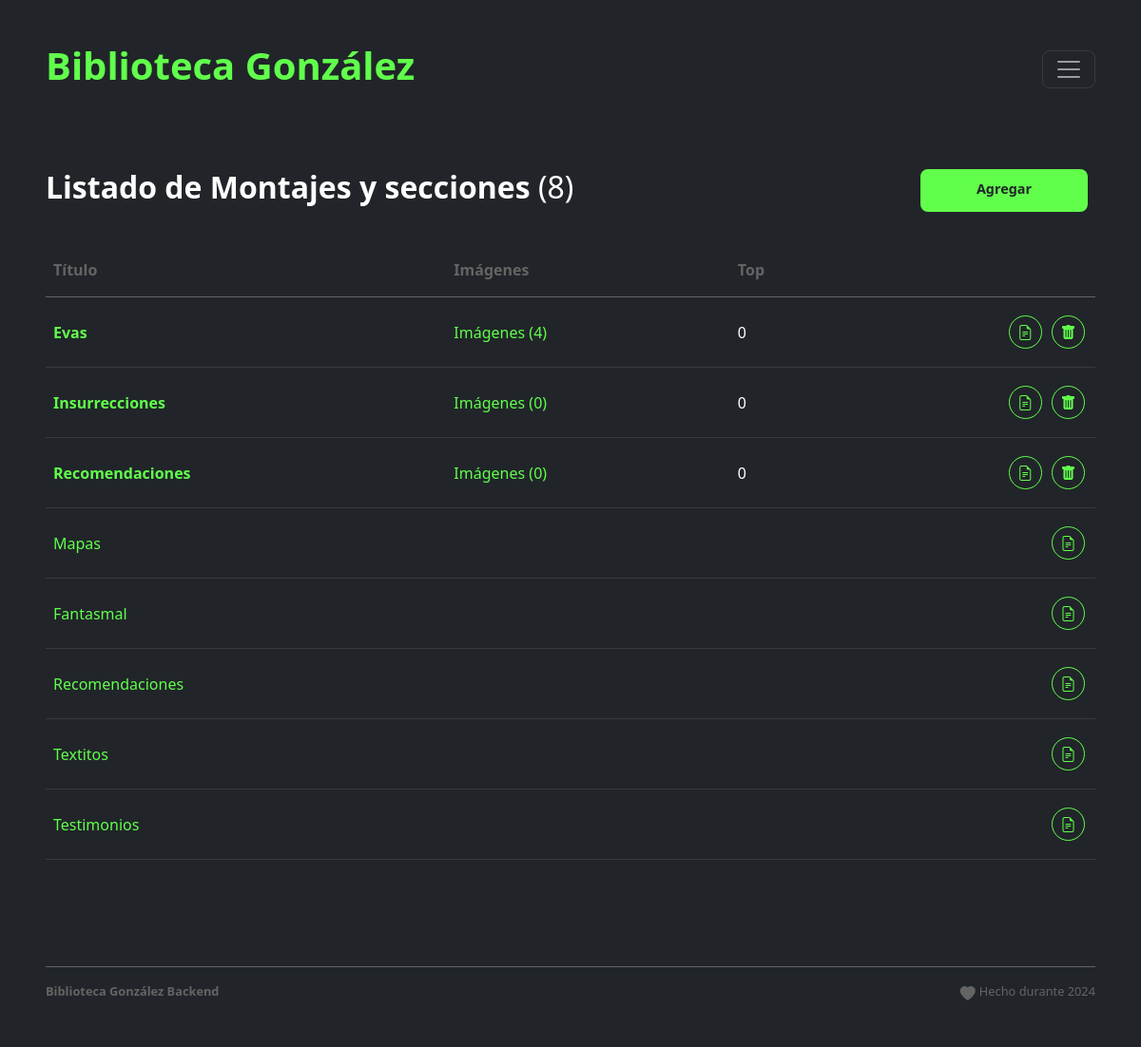
Page /montajes.php (signed in) on the committed database.
### tables this page shows
CREATE TABLE `items` (
  `id` int(10) NOT NULL,
  `type` int(1) DEFAULT NULL,
  `category` varchar(256) NOT NULL,
  `title` varchar(256) DEFAULT NULL,
  `subtitle` varchar(256) NOT NULL,
  `text` text DEFAULT NULL,
  `text2` text NOT NULL,
  `image` varchar(256) DEFAULT NULL,
  `video` varchar(256) NOT NULL,
  `file` varchar(256) NOT NULL,
  `url` varchar(256) NOT NULL,
  `top` int(10) DEFAULT NULL
);

### montajes.php (the view, shortened to what this page needs)
<?php
require_once('./db/connection.php');
$table = "items";
$sec = 6;
if (isset($_GET['add'])) {
  $action = 'Agregar';
  $title_sec = "Agregar Montaje";
} else {
  $title_sec = "Listado de Montajes y secciones";
  $sql = "SELECT * FROM $table WHERE type = $sec ORDER BY top DESC";
  $statement = $pdo->prepare($sql);
  $statement->execute();
  $results = $statement->fetchAll();
  $total = count($results);
}
require("includes/head.php");
?>
<body class="bg-dark">
  <main>
    <?php
    require("includes/header.php");
    if (isset($_GET['mod'])) {
    ?>
      <section class="p-3 p-lg-5 p-md-4 text-white">
        <div class="row mb-5">
          <h2> <strong><?php echo $title_sec ?></strong> </h2>
        </div>
        <form method="POST" name="form" enctype="multipart/form-data">
          <div class="row mb-5">
            <div class="col col-12 mb-3">
              <label class="form-label">Título</label>
              <input type="text" name="title" class="form-control bg-transparent text-white mb-2" value="<?php if (isset($results['title'])) echo ($results['title']) ?>" />
            </div>
            <div class="col col-12 mb-3">
              <label class="form-label">Bajada</label>
              <textarea name="text2" cols="30" rows="3" class="form-control bg-transparent text-white mb-2"><?php if (isset($results['text2'])) echo ($results['text2']) ?></textarea>
            </div>
            <div class="col col-12 mb-3">
              <label class="form-label">Texto</label>
              <div id="wysihtml5-toolbar" style="display: none;" class="mb-3">
                <a data-wysihtml5-command="bold">Bold</a> &bull;
                <a data-wysihtml5-command="italic">Italic</a> &bull;
                <a data-wysihtml5-command="underline">Subrayado</a> &bull;
                <a data-wysihtml5-command="formatInline" data-wysihtml5-command-value="h2">Título 1</a> &bull;
                <a data-wysihtml5-command="formatInline" data-wysihtml5-command-value="h3">Título 2</a>
                <br>
                <a data-wysihtml5-command="insertUnorderedList">Agregar Lista</a>
                &bull;
                <a data-wysihtml5-command="createLink">Agregar Link</a>
                <div data-wysihtml5-dialog="createLink" class="mt-3" style="display: none;">
                  <label class="mr-3 inline">
                    <input data-wysihtml5-dialog-field="href" value="http://" class="text">
                  </label>
                  <a data-wysihtml5-dialog-action="save">Agregar</a> / <a data-wysihtml5-dialog-action="cancel">Cancelar</a>
                </div>
                &bull;
                <a data-wysihtml5-command="insertImage">Agregar imagen</a>
                <div data-wysihtml5-dialog="insertImage" class="mt-3" style="display: none;">
                  <label class="mr-3 inline">
                    <input data-wysihtml5-dialog-field="src" value="http://">
                  </label>
                  <a data-wysihtml5-dialog-action="save">Agregar</a> /
                  <a data-wysihtml5-dialog-action="cancel">Cancelar</a>
                </div>
              </div>
              <textarea name="text" cols="30" id="wysihtml5-textarea" rows="12" class="form-control bg-transparent text-white mb-2"><?php if (isset($results['text'])) echo ($results['text']) ?></textarea>
            </div>
            <div class="col col-12 mb-3">
              <label class="form-label">Imagen</label>
              <input name="userfile1" class="form-control bg-transparent text-white mb-2" type="file">
              <div class="row text-secondary">Recomendado 1280 x 800 px de ancho y alto.</div>
              <?php
              if (isset($results['image'])) if ($results['image']) {
                echo '<a href="./images/' . $results['image'] . '" target="_blank" class="opacity"><img src="./images/' . $results['image'] . '" class="mt-3 img-circle-large mb-3" /></a>';
                echo '<input type="checkbox" name="delete_image" value="1" style="margin-right: .5rem;" class="form-check-input" id="delete_image">';
                echo '<label class="form-check-label" for="delete_image">Eliminar imagen</label>';
              }
              ?>
            </div>
            <div class="col col-12 mb-3">
              <label class="form-label">Top</label>
              <input type="number" name="top" class="form-control bg-transparent text-white mb-2" value="<?php if (isset($results['top'])) echo ($results['top']) ?>" />
              <div class="row text-secondary">Número de prioridad en los resultados.</div>
            </div>
          </div>
          <div class="row">
            <div class="col col-12">
              <button type="button" class="rounded-2 btn btn-primary mybtn" onClick="javascript:document.form.submit();"><?php echo $action ?></button>
              <button type="button" class="rounded-2 btn btn-secondary mybtn mx-2" onClick="javascript:history.back();">Cancelar</button>
            </div>
          </div>
          <input type="hidden" name="form" value="1">
          <input type="hidden" name="action" value="<?php echo $action ?>">
          <input type="hidden" name="id" value="<?php echo $id_select ?>">
        </form>
      </section>
    <?php } else { ?>
      <section class="p-3 p-lg-5 p-md-4 text-white">
        <div class="row mb-4">
          <div class="col-10 col-md-10 mb-2">
            <h2><strong><?php echo $title_sec ?></strong> (<?php echo $total + 5 ?>)</h2>
          </div>
          <div class="col-md-2 mb-2 pe-md-2">
            <a href="?mod=1&add=1" class="rounded-2 btn btn-primary mybtn w-100">Agregar</a>
          </div>
        </div>
        <?php
        if ($total) {
        ?>
          <table class="table table-dark table-hover">
            <thead>
              <tr class="text-secondary">
                <th scope="col">Título</th>
                <th scope="col">Imágenes</th>
                <th scope="col">Top</th>
                <th scope="col"></th>
              </tr>
            </thead>
            <tbody>
              <?php
              foreach ($results as $row) {
                $id = $row['id'];
                $title = $row['title'];
                $top = $row['top'];
                $sql_images = "SELECT images.id FROM images WHERE images.item = $id";
                $statement = $pdo->prepare($sql_images);
                $statement->execute();
                $total_images = $statement->rowCount();
              ?>
                <tr>
                  <td valign="middle" class="text-primary">
                    <strong><?php echo $title; ?></strong>
                  </td>
                  <td valign="middle">
                    <a href="images.php?id_sec=<?php echo $id; ?>">Imágenes (<?php echo $total_images; ?>)</a>
                  </td>
                  <td valign="middle">
                    <?php echo $top; ?>
                  </td>
                  <td valign="middle" align="right">
                    <a href="?mod=1&edit=1&i=<?php echo $id ?>" class="circle bg-transparent"><i class="bi bi-file-earmark-text"></i></a>
                    <a href="#" class="circle bg-transparent delete" data-id="<?php echo $id ?>"><i class="bi bi-trash-fill"></i></a>
                  </td>
                </tr>
              <?php
              }
              ?>
              <tr>
                <td valign="middle" class="text-primary">Mapas</td>
                <td></td>
                <td></td>
                <td align="right">
                  <a href="mapas" class="circle bg-transparent"><i class="bi bi-file-earmark-text"></i></a>
                </td>
              </tr>
              <tr>
                <td valign="middle" class="text-primary">Fantasmal</td>
                <td></td>
                <td></td>
                <td align="right"> <a href="fantasmal" class="circle bg-transparent"><i class="bi bi-file-earmark-text"></i></a>
                </td>
              </tr>
              <tr>
                <td valign="middle" class="text-primary">Recomendaciones</td>
                <td></td>
                <td></td>
                <td align="right"> <a href="recomendaciones" class="circle bg-transparent"><i class="bi bi-file-earmark-text"></i></a>
                </td>
              </tr>
              <tr>
                <td valign="middle" class="text-primary">Textitos</td>
                <td></td>
                <td></td>
                <td align="right"> <a href="textitos" class="circle bg-transparent"><i class="bi bi-file-earmark-text"></i></a>
                </td>
              </tr>
              <tr>
                <td valign="middle" class="text-primary">Testimonios</td>
                <td></td>
                <td></td>
                <td align="right"> <a href="testimonios" class="circle bg-transparent"><i class="bi bi-file-earmark-text"></i></a>
                </td>
              </tr>
            </tbody>
          </table>
        <?php } ?>
      </section>
    <?php
    }
    require("includes/footer.php");
    ?>
  </main>
</body>
</html>

### css/custom.css (style rules this page uses)
:root { --bs-color-main: #61ff4c; }
a { color: var(--bs-color-main); text-decoration: none !important; }
.text-primary, .form-label, .circle { color: var(--bs-color-main) !important; }
.border-primary, .form-control, .circle { border-color: var(--bs-color-main) !important; }
.btn-primary { background-color: var(--bs-color-main); border: 0; }
input, .btn, .form-select { font-size: 0.9rem; height: 2.8rem; }
.table > :not(caption) > * > * { padding: 1rem 0.5rem; }
.circle { border: 1px solid; border-radius: 50%; display: inline-block; height: 35px; margin: 3px; padding-top: 5px; text-align: center; width: 35px; }
.mybtn { padding: 10px 3rem; }
.btn { font-weight: 600; }

### rows in the picture
items: title "Evas", total_images "4", top "0"
items: title "Insurrecciones", total_images "0", top "0"
items: title "Recomendaciones", total_images "0", top "0"

### other values in the picture
$title_sec "Listado de Montajes y secciones"
$total + 5 "8"
